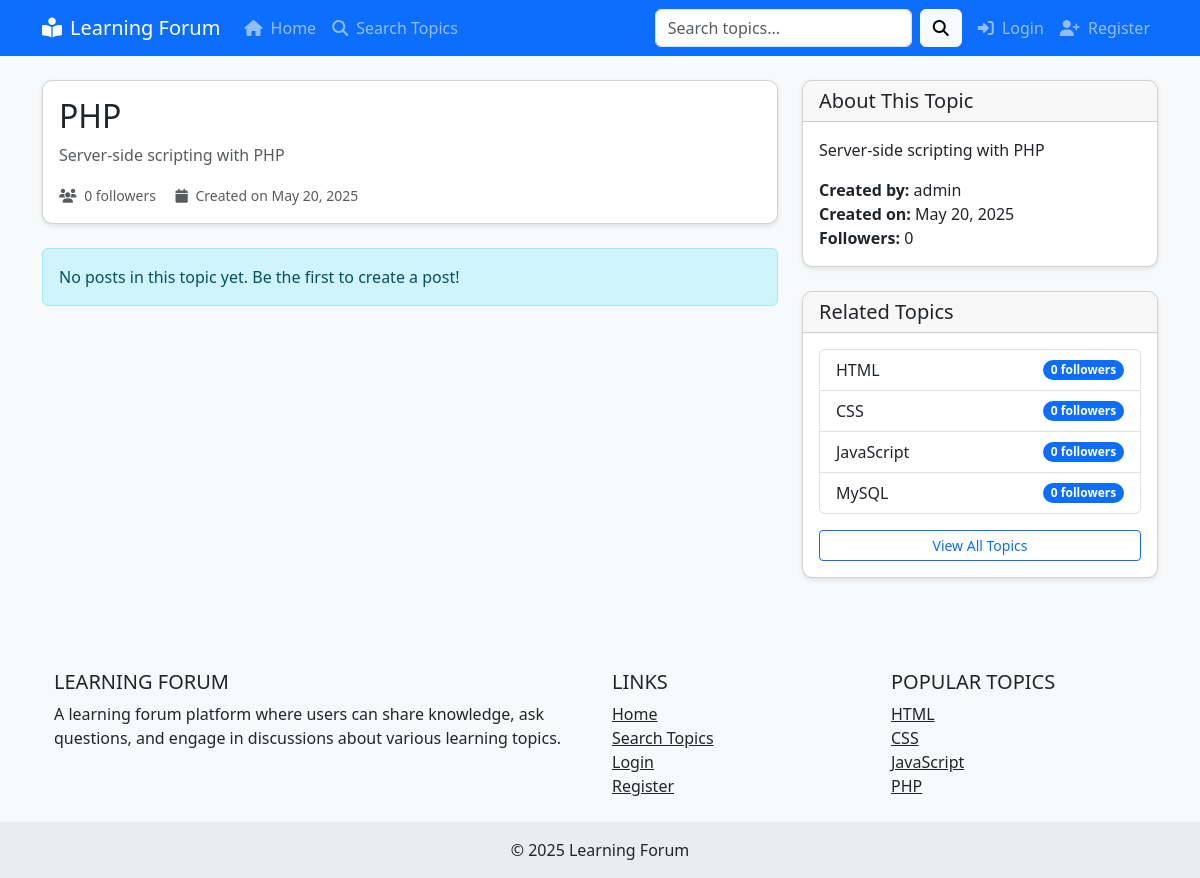
The page /pages/topic.php?id=4 on the database its author committed.
### tables this page shows
CREATE TABLE IF NOT EXISTS topic_spaces (
    topic_id INT AUTO_INCREMENT PRIMARY KEY,
    topic_name VARCHAR(100) NOT NULL UNIQUE,
    description TEXT,
    created_by INT,
    created_at TIMESTAMP DEFAULT CURRENT_TIMESTAMP,
    updated_at TIMESTAMP DEFAULT CURRENT_TIMESTAMP ON UPDATE CURRENT_TIMESTAMP,
    FOREIGN KEY (created_by) REFERENCES users(user_id) ON DELETE SET NULL
);

CREATE TABLE IF NOT EXISTS users (
    user_id INT AUTO_INCREMENT PRIMARY KEY,
    username VARCHAR(50) NOT NULL UNIQUE,
    email VARCHAR(100) NOT NULL UNIQUE,
    password VARCHAR(255) NOT NULL,
    profile_image VARCHAR(255) DEFAULT 'default.jpg',
    bio TEXT,
    is_moderator BOOLEAN DEFAULT FALSE,
    created_at TIMESTAMP DEFAULT CURRENT_TIMESTAMP,
    updated_at TIMESTAMP DEFAULT CURRENT_TIMESTAMP ON UPDATE CURRENT_TIMESTAMP
);

### config/database.php (called while the page is built, shortened)
<?php
function getDbConnection() {
    $conn = new mysqli(DB_HOST, DB_USER, DB_PASS, DB_NAME);
    return $conn;
}
function executePreparedStatement($sql, $types, $params) {
    $conn = getDbConnection();
    $stmt = $conn->prepare($sql);
    if (!empty($params)) {
        $stmt->bind_param($types, ...$params);
    }
    $stmt->execute();
    $result = $stmt->get_result();
    return $result;
}

### includes/topic.php (called while the page is built, shortened)
<?php
function getTopicById($topicId) {
    $sql = "SELECT t.*, u.username as creator_name,
            (SELECT COUNT(*) FROM user_topic_follows WHERE topic_id = t.topic_id) as followers_count
            FROM topic_spaces t
            LEFT JOIN users u ON t.created_by = u.user_id
            WHERE t.topic_id = ?";
    $result = executePreparedStatement($sql, "i", [$topicId]);
    if ($result->num_rows === 1) {
        return $result->fetch_assoc();
    } else {
        return null;
    }
}

### pages/topic.php (the view, shortened to what this page needs)
<?php
$topicId = (int)$_GET['id'];
$topic = getTopicById($topicId);
$posts = getPostsByTopic($topicId);
include __DIR__ . '/../includes/header.php';
?>
<div class="row">
    <div class="col-lg-8">
        <div class="card mb-4">
            <div class="card-body">
                <div class="d-flex justify-content-between align-items-center">
                    <h2 class="mb-0"><?php echo $topic['topic_name']; ?></h2>
                </div>
                <p class="text-muted mt-2 mb-0">
                    <?php echo $topic['description']; ?>
                </p>
                <div class="d-flex justify-content-between align-items-center mt-3">
                    <div>
                        <small class="text-muted">
                            <i class="fas fa-users me-1"></i> <span id="topic-followers-count"><?php echo $topic['followers_count']; ?></span> followers
                        </small>
                        <small class="text-muted ms-3">
                            <i class="fas fa-calendar me-1"></i> Created on <?php echo date('M d, Y', strtotime($topic['created_at'])); ?>
                        </small>
                    </div>
                </div>
            </div>
        </div>
        <?php if (empty($posts)): ?>
            <div class="alert alert-info">
                <p class="mb-0">No posts in this topic yet. Be the first to create a post!</p>
            </div>
        <?php endif; ?>
    </div>
    <div class="col-lg-4">
        <div class="card mb-4">
            <div class="card-header">
                <h5 class="mb-0">About This Topic</h5>
            </div>
            <div class="card-body">
                <p><?php echo $topic['description']; ?></p>
                <p class="mb-0"><strong>Created by:</strong> <?php echo $topic['creator_name']; ?></p>
                <p class="mb-0"><strong>Created on:</strong> <?php echo date('M d, Y', strtotime($topic['created_at'])); ?></p>
                <p class="mb-0"><strong>Followers:</strong> <?php echo $topic['followers_count']; ?></p>
            </div>
        </div>
        <?php
        $relatedTopics = [];
        $sql = "SELECT t.*, COUNT(f.follow_id) as followers_count
                FROM topic_spaces t
                LEFT JOIN user_topic_follows f ON t.topic_id = f.topic_id
                WHERE t.topic_id != ?
                GROUP BY t.topic_id
                ORDER BY followers_count DESC
                LIMIT 5";
        $result = executePreparedStatement($sql, "i", [$topicId]);
        while ($row = $result->fetch_assoc()) {
            $relatedTopics[] = $row;
        }
        ?>
        <?php if (!empty($relatedTopics)): ?>
            <div class="card">
                <div class="card-header">
                    <h5 class="mb-0">Related Topics</h5>
                </div>
                <div class="card-body">
                    <div class="list-group">
                        <?php foreach ($relatedTopics as $relatedTopic): ?>
                            <a href="<?php echo SITE_URL; ?>/pages/topic.php?id=<?php echo $relatedTopic['topic_id']; ?>" class="list-group-item list-group-item-action d-flex justify-content-between align-items-center">
                                <?php echo $relatedTopic['topic_name']; ?>
                                <span class="badge bg-primary rounded-pill"><?php echo $relatedTopic['followers_count']; ?> followers</span>
                            </a>
                        <?php endforeach; ?>
                    </div>
                    <div class="mt-3">
                        <a href="<?php echo SITE_URL; ?>/pages/search.php" class="btn btn-outline-primary btn-sm w-100">View All Topics</a>
                    </div>
                </div>
            </div>
        <?php endif; ?>
    </div>
</div>
<?php
include __DIR__ . '/../includes/footer.php';
?>

### assets/css/style.css (style rules this page uses)
body { background-color: #f8f9fa; min-height: 100vh; display: flex; flex-direction: column; }
.card { border-radius: 10px; box-shadow: 0 2px 5px rgba(0, 0, 0, 0.1); margin-bottom: 20px; transition: transform 0.3s ease; }
.card-header { border-top-left-radius: 10px !important; border-top-right-radius: 10px !important; }

### rows shown on the page
topic_spaces: topic_name "PHP", description "Server-side scripting with PHP", created_at "May 20, 2025", created_by.username "admin"
topic_spaces: topic_name "HTML", followers_count "0"
topic_spaces: topic_name "CSS", followers_count "0"
topic_spaces: topic_name "JavaScript", followers_count "0"
topic_spaces: topic_name "MySQL", followers_count "0"

### other values the page prints
SITE_NAME "Learning Forum"
$topic['followers_count'] "0"
SITE_NAME "LEARNING FORUM"
